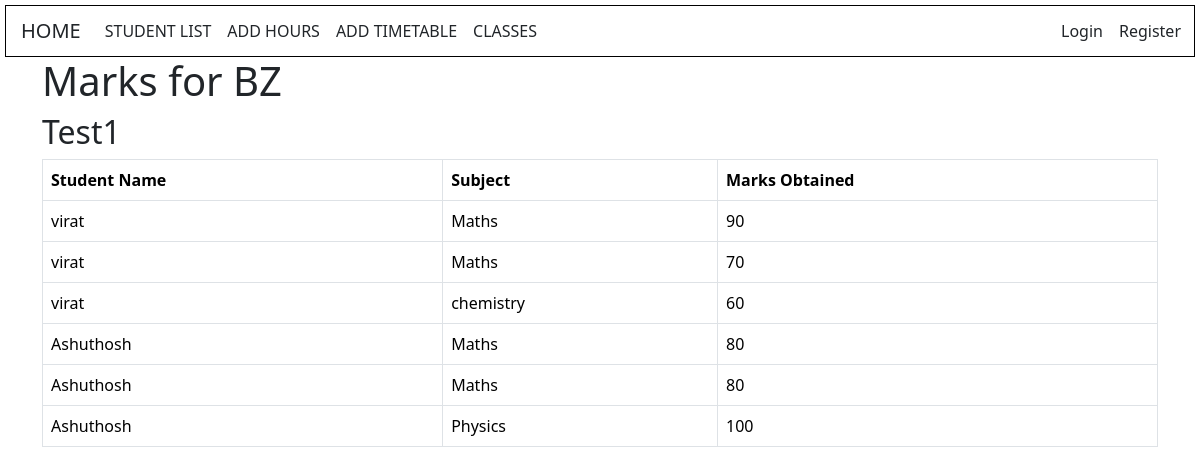
The app's page /students/class_marks_view/1/ with its own data.
### students/models.py (models this page shows, shortened)
class Class(models.Model):
    name = models.CharField(max_length=100)

class Mark(models.Model):
    student = models.ForeignKey(Student, on_delete=models.CASCADE)
    test=models.CharField(max_length=10, choices=[('Test1', 'Test1'), ('Test2', 'Test2'),('Test3', 'Test3'),('Test4', 'Test4')])
    subject = models.CharField(max_length=50)
    mark = models.IntegerField()

class Student(models.Model):
    name = models.CharField(max_length=100)
    roll_number = models.CharField(max_length=10, unique=True)
    student_class = models.ForeignKey(Class, on_delete=models.CASCADE)
    email = models.EmailField()
    phone = models.CharField(max_length=10)

### students/views.py (the view)
# urls.py: path('class_marks_view/<int:class_id>/', views.class_marks_view, name='class_marks_view'),
def class_marks_view(request, class_id):
    student_class = get_object_or_404(Class, id=class_id)
    students = Student.objects.filter(student_class=student_class)
    marks = Mark.objects.filter(student__in=students)
    marks_by_test = {}
    for mark in marks:
        test_name = mark.test
        if test_name not in marks_by_test:
            marks_by_test[test_name] = []
        marks_by_test[test_name].append(mark)
    return render(request, 'students/class_marks_view.html', {
        'student_class': student_class,
        'students': students,
        'marks_by_test': marks_by_test,
        'marks':mark  # Pass marks organized by test to the template
    })

### students/templates/students/class_marks_view.html (shortened to what this page needs)
<!DOCTYPE html>
<html>
<head>
    <link href="https://cdn.jsdelivr.net/npm/bootstrap@5.3.2/dist/css/bootstrap.min.css" rel="stylesheet">
</head>
<body>
    {% include 'students/navbar.html' %}
    <div class="container">
        <h1>Marks for {{ student_class.name }}</h1>
        {% for test_name, marks in marks_by_test.items %}
            <h2>{{ test_name }}</h2>
            <table class="table table-bordered">
                <thead>
                    <tr>
                        <th>Student Name</th>
                        <th>Subject</th>
                        <th>Marks Obtained</th>
                    </tr>
                </thead>
                <tbody>
                    {% for mark in marks %}
                        <tr>
                            <td>{{ mark.student.name }}</td>
                            <td>{{ mark.subject }}</td>
                            <td>{{ mark.mark }}</td>
                        </tr>
                    {% endfor %}
                </tbody>
            </table>
        {% endfor %}
    </div>
</body>
</html>

### students/templates/students/navbar.html (shortened to what this page needs)
<!DOCTYPE html>
<html lang="en">
<head>
    <link href="https://cdn.jsdelivr.net/npm/bootstrap@5.3.2/dist/css/bootstrap.min.css" rel="stylesheet">
</head>
<body>
    <nav class="navbar navbar-expand-lg navbar-light">
        <a style="margin-left: 10px;" class="navbar-brand text-dark" href="{% url 'home' %}">HOME</a>
        <div class="collapse navbar-collapse" id="navbarNav">
            <ul class="navbar-nav me-auto">
                <li class="nav-item active">
                    <a class="nav-link text-dark" href="{% url 'student_list' %}">STUDENT LIST </a>
                </li>
                <li class="nav-item">
                    <a class="nav-link text-dark" href="{% url 'add_period' %}">ADD HOURS</a>
                </li>
                <li class="nav-item">
                    <a class="nav-link text-dark" href="{% url 'add_timetable' %}">ADD TIMETABLE</a>
                </li>
                <li class="nav-item">
                    <a class="nav-link text-dark" href="{% url 'class_list' %}">CLASSES</a>
                </li>
            </ul>
            <ul class="navbar-nav">
                {% if user.is_authenticated %}
                    <li class="nav-item">
                        <span class="nav-link text-dark">Welcome, {{ user.username }}</span>
                    </li>
                    <li class="nav-item">
                        <a class="nav-link text-dark" href="{% url 'login' %}">Logout</a>
                    </li>
                {% else %}
                    <li class="nav-item">
                        <a class="nav-link text-dark" href="{% url 'login' %}">Login</a>
                    </li>
                    <li class="nav-item">
                        <a class="nav-link text-dark" href="{% url 'register' %}">Register</a>
                    </li>
                {% endif %}
            </ul>
        </div>
    </nav>
</body>
</html>

### students/templates/students/navbar.html (style rules this page uses)
.navbar { margin-top:5px; background-color: rgb(255, 255, 255); padding:5px; margin-left:5px; margin-right:5px; border:1px solid black; }
body { background:url('https://img.freepik.com/free-vector/beautiful-decorative-soft-colorful-watercolor-texture-background_1055-14290.jpg') no-repeat center center fixed; background-size: cover; }

### records on screen
Class: name "BZ"
Mark: test "Test1", student.name "virat", subject "Maths", mark "90"
Mark: student.name "virat", subject "Maths", mark "70"
Mark: student.name "virat", subject "chemistry", mark "60"
Mark: student.name "Ashuthosh", subject "Maths", mark "80"
Mark: student.name "Ashuthosh", subject "Maths", mark "80"
Mark: student.name "Ashuthosh", subject "Physics", mark "100"
